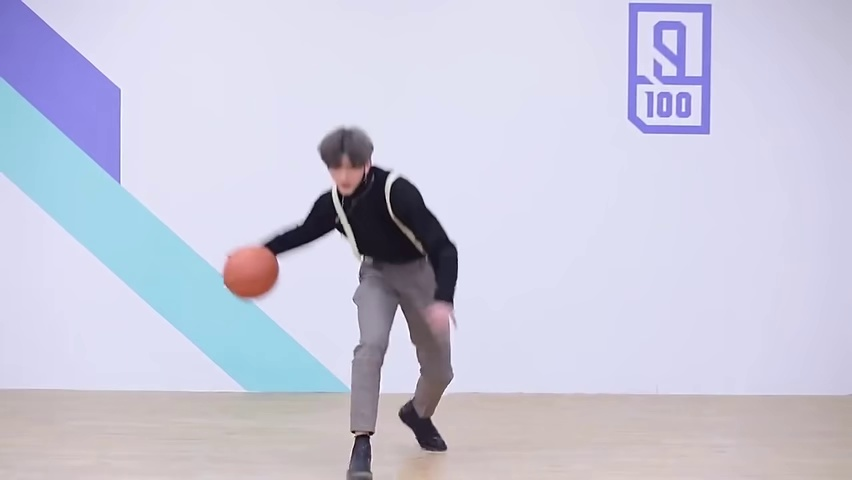
#> input picture frames/cut/0.jpg, 852 x 480 px
$ python Lucas-Kanade.py   (older library calls are emulated)
#> lines starting #> are read from the running program, lines starting #| are printed output that depends on the picture
### utils.py
import cv2
import numpy as np
import matplotlib.pyplot as plt
__all__=['read_img']
# [10 lines left out: functions read_img, draw_arrow, not called in this run]

def draw_sparse_flow(img,points,colors,file):
    for i,point in enumerate(points):
        x,y=point[0]
        x,y=int(x),int(y)
        img=cv2.circle(img,(x,y),5,colors[i].tolist(),-1)
        cv2.imwrite(file,img)

# [12 lines left out: function draw_dense_flow, not called in this run]

### Lucas-Kanade.py
import cv2
import numpy as np
import matplotlib.pyplot as plt
import math
import utils
import os
import imageio

def dx(img):
    kernel=np.array([[-0.5,0,0.5]])
    img_dx=cv2.filter2D(img,-1,kernel)
    img_dx[:,0]=img[:,1]-img[:,0]
    img_dx[:,-1]=img[:,-1]-img[:,-2]
    return img_dx

def dy(img):
    kernel=np.array([[-0.5],[0],[0.5]])
    img_dy=cv2.filter2D(img,-1,kernel)
    img_dy[0,:]=img[1,:]-img[0,:]
    img_dy[-1,:]=img[-1,:]-img[-2,:]
    return img_dy


def optical_flow(img1,img2,points,gx,gy,half_winsize,it_num):
    win_size=half_winsize*2+1
    img1=cv2.GaussianBlur(img1,(win_size,win_size),0)
    img2=cv2.GaussianBlur(img2,(win_size,win_size),0)
    height = img1.shape[0]
    width = img1.shape[1]
    ix=dx(img2)
    iy=dy(img2)
    for i,point in enumerate(points):
        x, y=point[0]

        for j in range(it_num):
            x_,y_=int(x+gx[i]),int(y+gy[i])
            if not(0<=x_<width and 0<=y_<height):
                print('points',i,'loss')
                continue
            l=int(max(0,min([x_,x,half_winsize])))
            r=int(max(0,min([width-1-x_,width-1-x,half_winsize])))
            u=int(max(0,min([y_,y,half_winsize])))
            d=int(max(0,min([height-1-y_,height-1-y,half_winsize])))

            ix_local=ix[y_-u:y_+d,x_-l:x_+r]
            iy_local=iy[y_-u:y_+d,x_-l:x_+r]
            try:
                img1_local=img1[int(y)-u:int(y)+d,int(x)-l:int(x)+r]
                img2_local=img2[y_-u:y_+d,x_-l:x_+r]
                it_local=img2_local-img1_local
                ixix_sum=np.sum(ix_local*ix_local)
                ixiy_sum=np.sum(ix_local*iy_local)
                iyiy_sum=np.sum(iy_local*iy_local)
                ixit_sum=np.sum(ix_local*it_local)
                iyit_sum=np.sum(iy_local*it_local)
                g=np.array([[ixix_sum,ixiy_sum],[ixiy_sum,iyiy_sum]])
                g_inv=np.linalg.inv(g)
                b=[[-ixit_sum],[-iyit_sum]]
                u=g_inv[0][0]*b[0][0]+g_inv[0][1]*b[1][0]
                v=g_inv[1][0]*b[0][0]+g_inv[1][1]*b[1][0]
                gx[i]+=u
                gy[i]+=v
            except Exception as e:
                print(e)


def LK_pyramid_optical_flow(img1,img2,points,it_num,level_num):
    gx=np.zeros((len(points)),np.float)
    gy=np.zeros((len(points)),np.float)
    width=img1.shape[1]
    height=img1.shape[0]
    for i in range(level_num,0,-1):
        scale=math.pow(2,i-1)
        new_shape=(int(width/scale),int(height/scale))
        img1i=cv2.resize(img1,new_shape)
        img2i=cv2.resize(img2,new_shape)
        gx=gx*2
        gy=gy*2
        optical_flow(img1i,img2i,points/scale,gx,gy,5,it_num)
    return gx,gy


if __name__=='__main__':
    if not os.path.exists('./frames/lucas'):
        os.mkdir('./frames/lucas')

    img_old=cv2.imread('./frames/cut/0.jpg')
#> img_old is the input picture: shape (480, 852, 3); mean B, G, R 219.4, 200.8, 201.2
    img_old_gray = cv2.cvtColor(img_old, cv2.COLOR_BGR2GRAY)
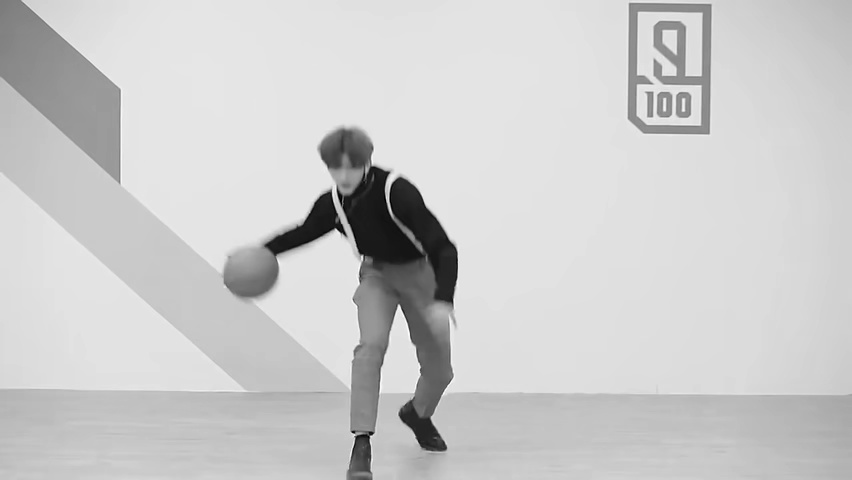
#> img_old_gray: shape (480, 852); min 1, max 254, mean 203
    feature_params = dict(maxCorners=100,
                          qualityLevel=0.3,
                          minDistance=7,
                          blockSize=7)
    p0 = cv2.goodFeaturesToTrack(img_old_gray, mask=None, **feature_params)
#> p0 = 24 rows, first 8: [354, 435], [371, 434], [335, 230], [387, 173], [371, 164], [329, 191], [363, 256], [444, 448]
    colors=np.random.randint(0,255,(100,3))
    img_old_gray=np.array(img_old_gray,np.float)
    imgs=[]
    for i in range(30):
        img_out='./frames/lucas/{:d}.jpg'.format(i)
        utils.draw_sparse_flow(img_old,p0,colors,img_out)
#> the loop in draw_sparse_flow, `for i,point in enumerate(points):` made 24 passes
#> (x, y) on passes 1 to 12: (354, 435), (371, 434), (335, 230), (387, 173), (371, 164), (329, 191), (363, 256), (444, 448), (399, 307), (650, 93), (650, 116), (631, 5)
#> after the loop in draw_sparse_flow, `for i,point in enumerate(points):`:
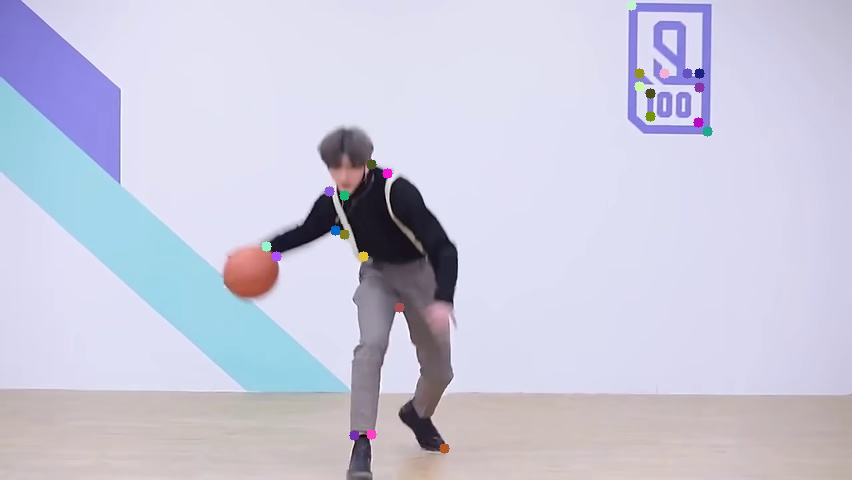
#> img: shape (480, 852, 3); mean B, G, R 219.2, 200.7, 201.1
        imgs.append(imageio.imread(img_out))
        img_new = cv2.imread('./frames/cut/{:d}.jpg'.format(i+1))
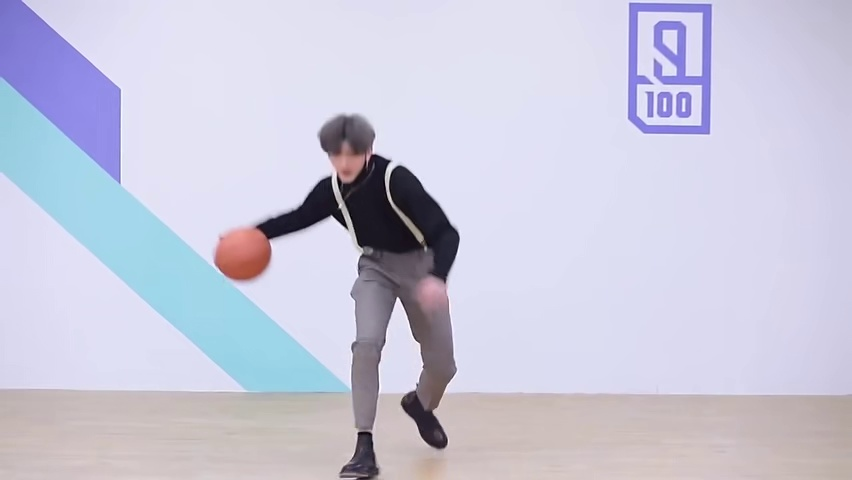
#> input picture frames/cut/1.jpg, 852 x 480 px
#> img_new is the input picture: shape (480, 852, 3); mean B, G, R 218.8, 200.3, 200.7
        img_new_gray = cv2.cvtColor(img_new, cv2.COLOR_BGR2GRAY)
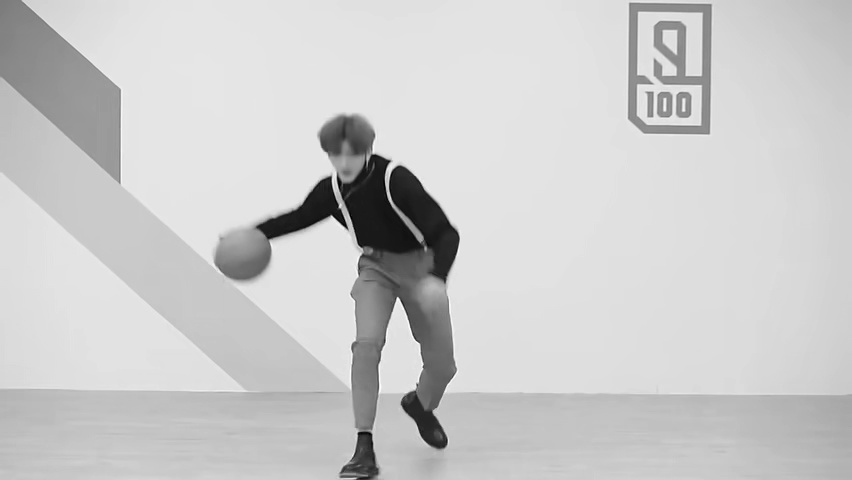
#> img_new_gray: shape (480, 852); min 0, max 253, mean 202.5
        img_new_gray=np.array(img_new_gray,np.float)
        gx,gy=LK_pyramid_optical_flow(img_old_gray,img_new_gray,p0,3,4)
#> in LK_pyramid_optical_flow, `gx=np.zeros((len(points)),np.float)`: gx = 24 values from 0 to 0
#> the loop in LK_pyramid_optical_flow, `for i in range(level_num,0,-1):` made 4 passes
#> pass 1, in LK_pyramid_optical_flow, `img2i=cv2.resize(img2,new_shape)`:
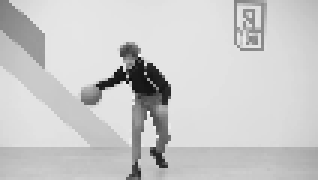
#> img2i: shape (60, 106) float64 (shown 3 times larger); min 14.64, max 249.2, mean 202.4
#> pass 1, in optical_flow, `img1=cv2.GaussianBlur(img1,(win_size,win_size),0)`:
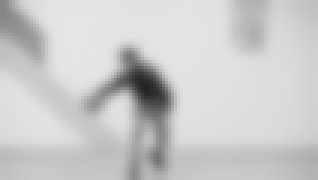
#> img1: shape (60, 106) float64 (shown 3 times larger); min 36.76, max 229.6, mean 203.1
#> pass 1, in optical_flow, `img2=cv2.GaussianBlur(img2,(win_size,win_size),0)`:
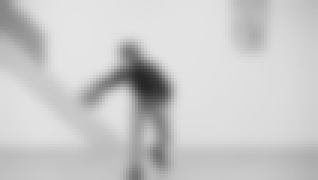
#> img2: shape (60, 106) float64 (shown 3 times larger); min 38.22, max 229.6, mean 202.4
#> after the loop in LK_pyramid_optical_flow, `for i in range(level_num,0,-1):`: gx = 24 values, max 4.6 at index 0, min -7.71 at index 19, mean 0.0314; gy = 24 values, max 1.06 at index 14, min -17.61 at index 19, mean -5.14
#> (the run stopped early here; a loop or call above may not have finished)
